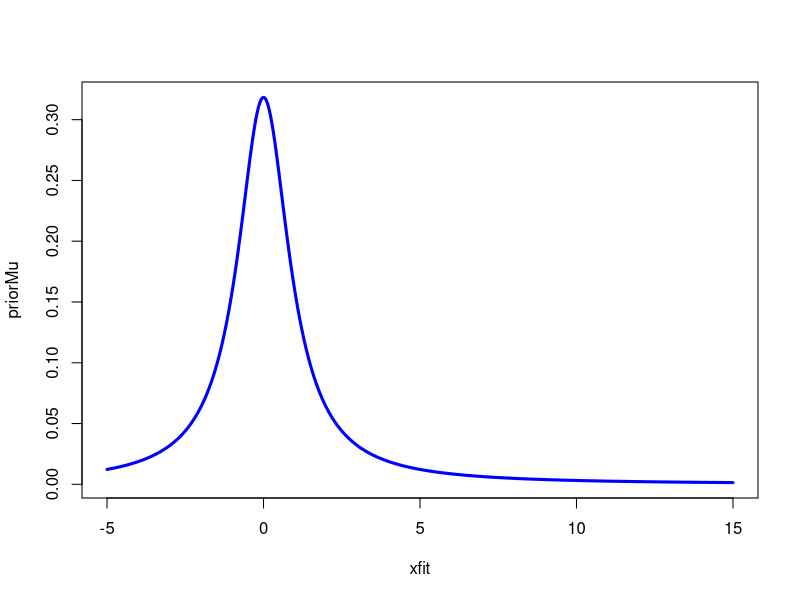
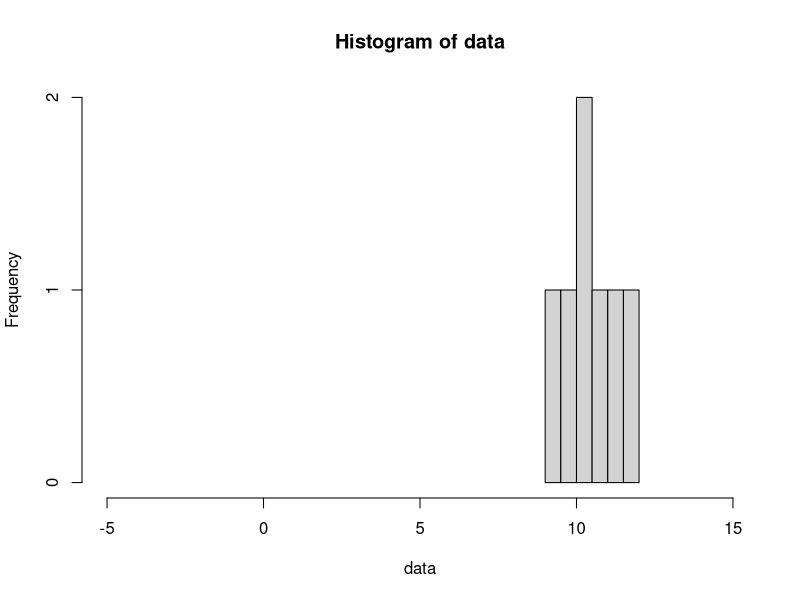
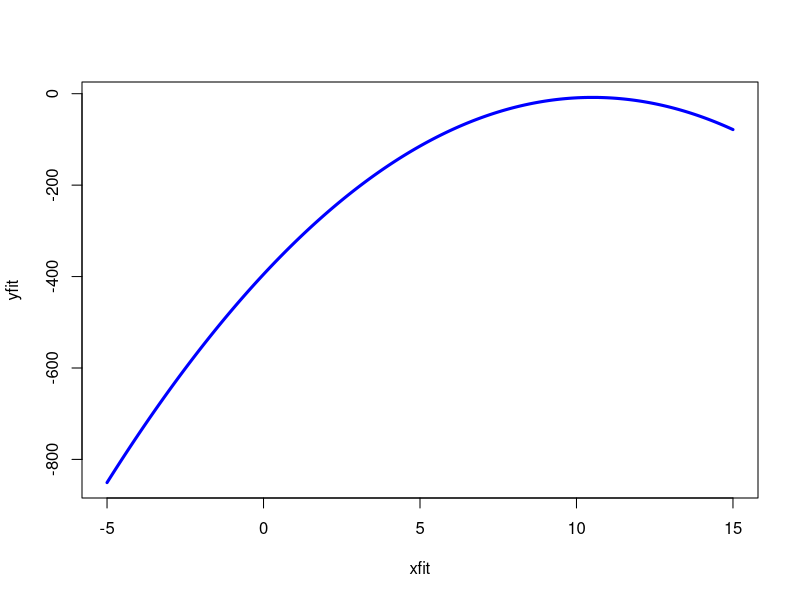
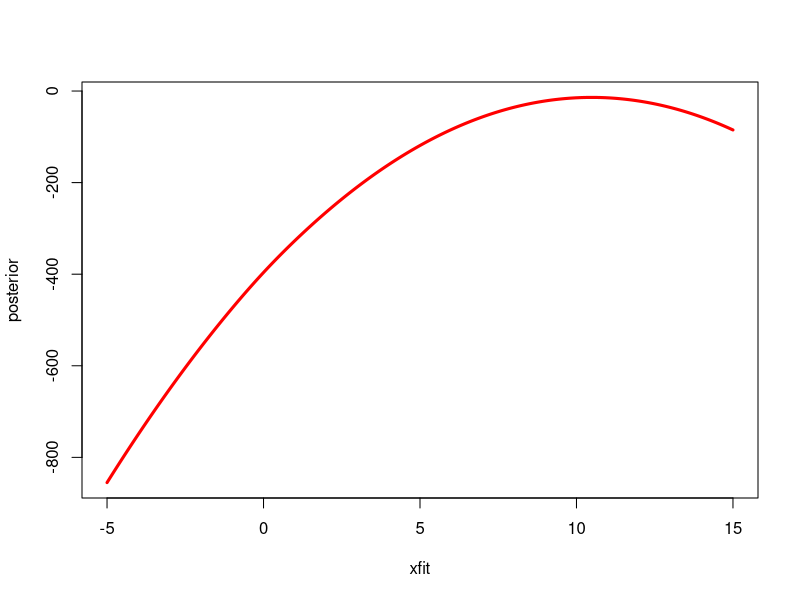
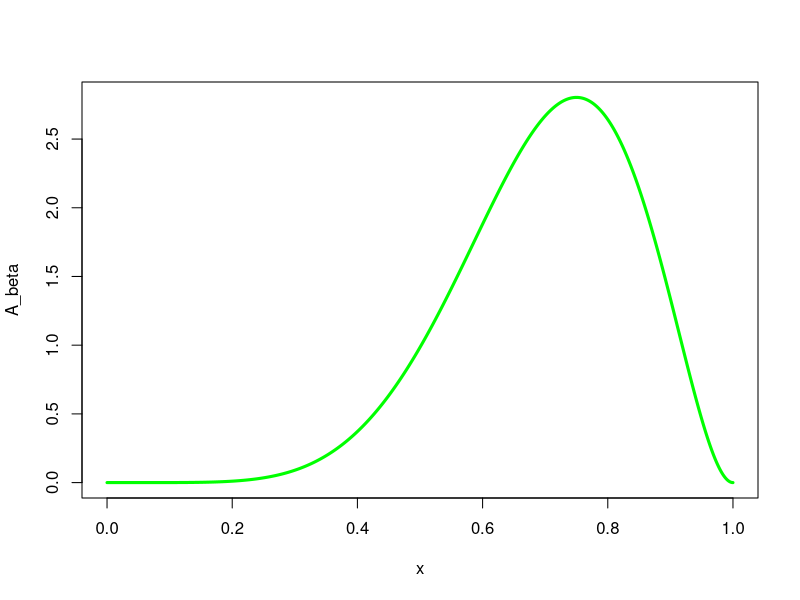
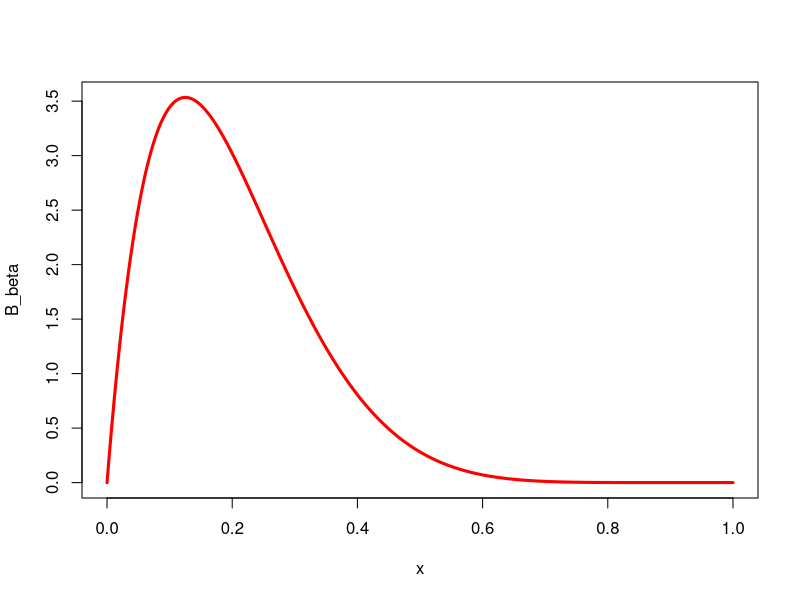
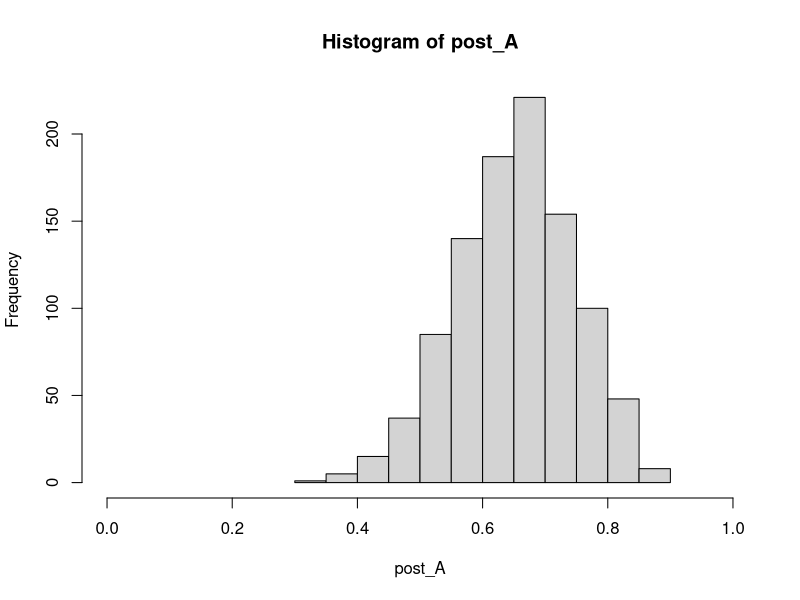
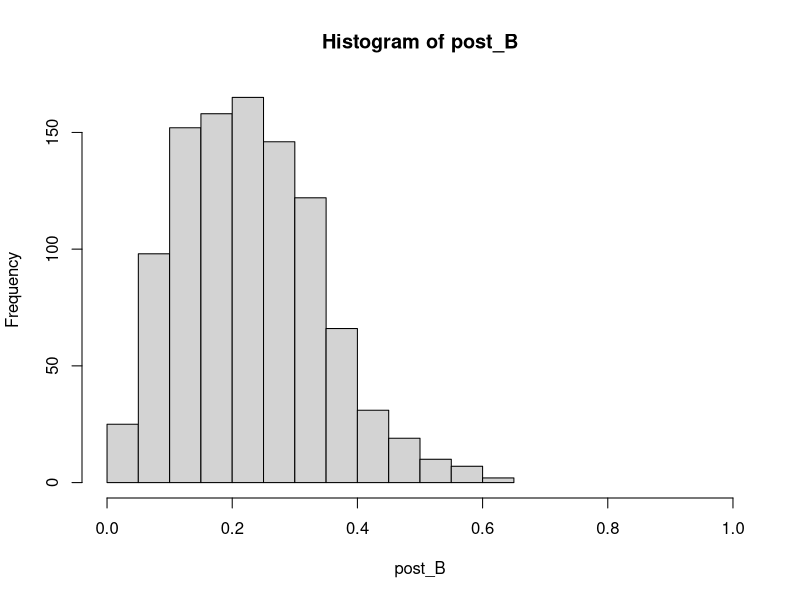

Generate these figures, in order, with R:
## ---- chunk 1
knitr::opts_chunk$set(echo = TRUE)
## ---- chunk 2

#prior for Mu
xfit <- seq(-5, 15, 0.01)
priorMu <- dt(xfit, df = 1)
plot(xfit, priorMu, type = 'l', lwd = 3, col = "blue")
## ---- chunk 3

data <- c(11.3710, 9.4353, 10.3631, 10.6329, 10.4043, 9.8939, 11.5115)
hist(xlim = range(-5, 15), x = data)

## ---- chunk 4
normal_log_likelihood <- function(mu, data, sigma2 = 1) {
  xsum <- sum((data - mu)**2)
  return(-length(data)/2*log(2*pi) - length(data)/2 * log(sigma2) - 1/(2 * sigma2) * xsum)
}

xfit <- seq(-5, 15, 0.01)
i <- 1
yfit <- c(xfit)
while(i <= length(xfit)) {
 yfit[i] <- normal_log_likelihood(xfit[i], data)
 i <- i + 1
}

likelihoodplot <- plot(xfit, yfit, type = 'l', lwd = 3, col = "blue")
## ---- chunk 5
#posterior
xfit <- seq(-5, 15, 0.01)
posterior <- yfit + log(priorMu)
plot(xfit, posterior, type = 'l', lwd = 3, col = "red")

## ---- chunk 6
# Prior för produkt A
x <- seq(0, 1, 0.001)
A_beta <- dbeta(x, 7, 3)
plot(x, A_beta, type = 'l', lwd = 3, col = "green")
## ---- chunk 7
# Prior för produkt B
x <- seq(0, 1, 0.001)
B_beta <- dbeta(x, 2, 8)
plot(x, B_beta, type = 'l', lwd = 3, col = "red")
## ---- chunk 8
x <- seq(0, 1, 0.001)
post_A <- rbeta(x, 15, 8)
hist(xlim = range(0, 1), post_A)
## ---- chunk 9
x <- seq(0, 1, 0.001)
post_B <- rbeta(x, 3, 10)
hist(xlim = range(0, 1), post_B)
## ---- chunk 10
AMoreInteresting <- function(a, b) {
  i <- 1
  aLarger <- 0
  while (i < length(a)) {
    if (a[i] > b[i]) {
      aLarger <- aLarger + 1
    }
    i <- i + 1
  }
  return (aLarger/length(a))
}

AMoreInteresting(post_A, post_B)
## ---- chunk 11
XMoreThanHalfInteresting <- function(x) {
  i <- 1
  xLarger <- 0
  while (i < length(x)) {
    if (x[i] > 0.5) {
      xLarger <- xLarger + 1
    }
    i <- i + 1
  }
  return (xLarger/length(x))
}

XMoreThanHalfInteresting(post_A)
XMoreThanHalfInteresting(post_B)
## ---- chunk 12
# aposterior för produkt A
x <- seq(0, 1, 0.001)
A_beta <- rbeta(x, 15, 8)
A_rbin <- rbinom(10000, 87, mean(A_beta))
hist(A_rbin)
## ---- chunk 13
# aposterior för produkt B
x <- seq(0, 1, 0.001)
B_beta <- rbeta(x, 3, 10)
B_rbin <- rbinom(10000, 87, mean(B_beta))
hist(B_rbin)

## ---- chunk 14
 length(A_rbin[A_rbin>40])/length(A_rbin)
 length(B_rbin[B_rbin>40])/length(B_rbin)
## ---- chunk 15
# calculate expected value for binomialdistribution
87 * mean(A_beta)
87 * mean(B_beta)
## ---- chunk 16
mean <- 0.07/365 # 7 procent genomsnittlig avkastning per år
variance = 0.001**2 # daglig varians på avkastningen
xfit <- seq(-0.007, 0.007, 0.0001)
prior <- dnorm(xfit, mean, variance**(1/2))
plot(xfit, prior, type = "l")
## ---- chunk 17
data = c(0.0315, -0.0180, -0.0021, -0.0202, 0.0076)
mean_data <- mean(data)
sigma2 <- sum((data-mean_data)**2)/(length(data)-1) # variance

omega <- (length(data)/sigma2)/(length(data)/sigma2+1/variance)
myx <- omega*mean(data)+(1-omega)*mean # väntevärde för aposterior
thau2x <- 1/(length(data)/sigma2 + 1/variance)
aposterior <- dnorm(xfit, myx, thau2x**(1/2))
plot(xfit, aposterior, type = "l")

## ---- chunk 18
post_sim <- rnorm(10000, myx, thau2x**(1/2))
hist(post_sim)
